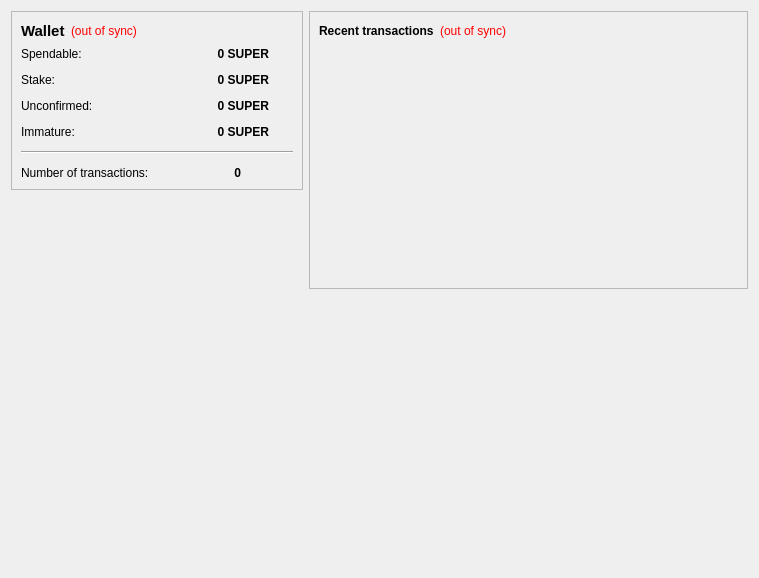
<?xml version="1.0" encoding="UTF-8"?>
<ui version="4.0">
 <class>OverviewPage</class>
 <widget class="QWidget" name="OverviewPage">
  <property name="geometry">
   <rect>
    <x>0</x>
    <y>0</y>
    <width>759</width>
    <height>578</height>
   </rect>
  </property>
  <property name="windowTitle">
   <string>Form</string>
  </property>
  <layout class="QGridLayout" name="gridLayout" columnstretch="4,6">
   <item row="0" column="0">
    <widget class="QFrame" name="frame">
     <property name="frameShape">
      <enum>QFrame::StyledPanel</enum>
     </property>
     <property name="frameShadow">
      <enum>QFrame::Raised</enum>
     </property>
     <layout class="QVBoxLayout" name="verticalLayout_4">
      <item>
       <layout class="QHBoxLayout" name="horizontalLayout_4">
        <item>
         <widget class="QLabel" name="label_5">
          <property name="font">
           <font>
            <pointsize>11</pointsize>
            <weight>75</weight>
            <bold>true</bold>
           </font>
          </property>
          <property name="text">
           <string>Wallet</string>
          </property>
         </widget>
        </item>
        <item>
         <widget class="QLabel" name="labelWalletStatus">
          <property name="toolTip">
           <string>The displayed information may be out of date. Your wallet automatically synchronizes with the DZI network after a connection is established, but this process has not completed yet.</string>
          </property>
          <property name="styleSheet">
           <string notr="true">QLabel { color: red; }</string>
          </property>
          <property name="text">
           <string notr="true">(out of sync)</string>
          </property>
          <property name="alignment">
           <set>Qt::AlignLeading|Qt::AlignLeft|Qt::AlignVCenter</set>
          </property>
         </widget>
        </item>
        <item>
         <spacer name="horizontalSpacer_2">
          <property name="orientation">
           <enum>Qt::Horizontal</enum>
          </property>
          <property name="sizeHint" stdset="0">
           <size>
            <width>40</width>
            <height>20</height>
           </size>
          </property>
         </spacer>
        </item>
       </layout>
      </item>
      <item>
       <layout class="QGridLayout" name="gridLayout_2" columnstretch="0,0">
        <property name="spacing">
         <number>12</number>
        </property>
        <item row="0" column="0">
         <widget class="QLabel" name="label">
          <property name="text">
           <string>Spendable:</string>
          </property>
         </widget>
        </item>
        <item row="0" column="1">
         <widget class="QLabel" name="labelBalance">
          <property name="font">
           <font>
            <weight>75</weight>
            <bold>true</bold>
           </font>
          </property>
          <property name="cursor">
           <cursorShape>IBeamCursor</cursorShape>
          </property>
          <property name="toolTip">
           <string>Your current spendable balance</string>
          </property>
          <property name="text">
           <string notr="true">0 SUPER</string>
          </property>
          <property name="alignment">
           <set>Qt::AlignRight|Qt::AlignTrailing|Qt::AlignVCenter</set>
          </property>
          <property name="indent">
           <number>24</number>
          </property>
          <property name="textInteractionFlags">
           <set>Qt::LinksAccessibleByMouse|Qt::TextSelectableByKeyboard|Qt::TextSelectableByMouse</set>
          </property>
         </widget>
        </item>
        <item row="1" column="0">
         <widget class="QLabel" name="label_6">
          <property name="text">
           <string>Stake:</string>
          </property>
         </widget>
        </item>
        <item row="1" column="1">
         <widget class="QLabel" name="labelStake">
          <property name="font">
           <font>
            <weight>75</weight>
            <bold>true</bold>
           </font>
          </property>
          <property name="cursor">
           <cursorShape>IBeamCursor</cursorShape>
          </property>
          <property name="toolTip">
           <string>Total of coins that was staked, and do not yet count toward the current balance</string>
          </property>
          <property name="text">
           <string notr="true">0 SUPER</string>
          </property>
          <property name="alignment">
           <set>Qt::AlignRight|Qt::AlignTrailing|Qt::AlignVCenter</set>
          </property>
          <property name="indent">
           <number>24</number>
          </property>
          <property name="textInteractionFlags">
           <set>Qt::LinksAccessibleByMouse|Qt::TextSelectableByKeyboard|Qt::TextSelectableByMouse</set>
          </property>
         </widget>
        </item>
        <item row="2" column="0">
         <widget class="QLabel" name="label_3">
          <property name="text">
           <string>Unconfirmed:</string>
          </property>
         </widget>
        </item>
        <item row="2" column="1">
         <widget class="QLabel" name="labelUnconfirmed">
          <property name="font">
           <font>
            <weight>75</weight>
            <bold>true</bold>
           </font>
          </property>
          <property name="cursor">
           <cursorShape>IBeamCursor</cursorShape>
          </property>
          <property name="toolTip">
           <string>Total of transactions that have yet to be confirmed, and do not yet count toward the current balance</string>
          </property>
          <property name="text">
           <string notr="true">0 SUPER</string>
          </property>
          <property name="alignment">
           <set>Qt::AlignRight|Qt::AlignTrailing|Qt::AlignVCenter</set>
          </property>
          <property name="indent">
           <number>24</number>
          </property>
          <property name="textInteractionFlags">
           <set>Qt::LinksAccessibleByMouse|Qt::TextSelectableByKeyboard|Qt::TextSelectableByMouse</set>
          </property>
         </widget>
        </item>
        <item row="3" column="0">
         <widget class="QLabel" name="labelImmatureText">
          <property name="text">
           <string>Immature:</string>
          </property>
         </widget>
        </item>
        <item row="3" column="1">
         <widget class="QLabel" name="labelImmature">
          <property name="font">
           <font>
            <weight>75</weight>
            <bold>true</bold>
           </font>
          </property>
          <property name="toolTip">
           <string>Mined balance that has not yet matured</string>
          </property>
          <property name="text">
           <string notr="true">0 SUPER</string>
          </property>
          <property name="alignment">
           <set>Qt::AlignRight|Qt::AlignTrailing|Qt::AlignVCenter</set>
          </property>
          <property name="indent">
           <number>24</number>
          </property>
          <property name="textInteractionFlags">
           <set>Qt::LinksAccessibleByMouse|Qt::TextSelectableByKeyboard|Qt::TextSelectableByMouse</set>
          </property>
         </widget>
        </item>
        <item row="4" column="0" colspan="2">
         <widget class="Line" name="line">
          <property name="orientation">
           <enum>Qt::Horizontal</enum>
          </property>
         </widget>
        </item>
        <item row="5" column="0">
         <widget class="QLabel" name="label_2">
          <property name="text">
           <string>Number of transactions:</string>
          </property>
         </widget>
        </item>
        <item row="5" column="1">
         <widget class="QLabel" name="labelNumTransactions">
          <property name="font">
           <font>
            <weight>75</weight>
            <bold>true</bold>
           </font>
          </property>
          <property name="cursor">
           <cursorShape>IBeamCursor</cursorShape>
          </property>
          <property name="toolTip">
           <string>Total number of transactions in wallet</string>
          </property>
          <property name="text">
           <string notr="true">0</string>
          </property>
          <property name="alignment">
           <set>Qt::AlignRight|Qt::AlignTrailing|Qt::AlignVCenter</set>
          </property>
          <property name="indent">
           <number>52</number>
          </property>
          <property name="textInteractionFlags">
           <set>Qt::LinksAccessibleByMouse|Qt::TextSelectableByKeyboard|Qt::TextSelectableByMouse</set>
          </property>
         </widget>
        </item>
       </layout>
      </item>
     </layout>
    </widget>
   </item>
   <item row="0" column="1" rowspan="2">
    <layout class="QVBoxLayout" name="verticalLayout_3">
     <item>
      <widget class="QFrame" name="frame_2">
       <property name="frameShape">
        <enum>QFrame::StyledPanel</enum>
       </property>
       <property name="frameShadow">
        <enum>QFrame::Raised</enum>
       </property>
       <layout class="QVBoxLayout" name="verticalLayout">
        <item>
         <layout class="QHBoxLayout" name="horizontalLayout_2">
          <item>
           <widget class="QLabel" name="label_4">
            <property name="text">
             <string>&lt;b&gt;Recent transactions&lt;/b&gt;</string>
            </property>
           </widget>
          </item>
          <item>
           <widget class="QLabel" name="labelTransactionsStatus">
            <property name="toolTip">
             <string>The displayed information may be out of date. Your wallet automatically synchronizes with the DZI network after a connection is established, but this process has not completed yet.</string>
            </property>
            <property name="styleSheet">
             <string notr="true">QLabel { color: red; }</string>
            </property>
            <property name="text">
             <string notr="true">(out of sync)</string>
            </property>
            <property name="alignment">
             <set>Qt::AlignRight|Qt::AlignTrailing|Qt::AlignVCenter</set>
            </property>
           </widget>
          </item>
          <item>
           <spacer name="horizontalSpacer">
            <property name="orientation">
             <enum>Qt::Horizontal</enum>
            </property>
            <property name="sizeHint" stdset="0">
             <size>
              <width>40</width>
              <height>20</height>
             </size>
            </property>
           </spacer>
          </item>
         </layout>
        </item>
        <item>
         <widget class="QListView" name="listTransactions">
          <property name="styleSheet">
           <string notr="true">QListView { background: transparent; }</string>
          </property>
          <property name="frameShape">
           <enum>QFrame::NoFrame</enum>
          </property>
          <property name="verticalScrollBarPolicy">
           <enum>Qt::ScrollBarAlwaysOff</enum>
          </property>
          <property name="horizontalScrollBarPolicy">
           <enum>Qt::ScrollBarAlwaysOff</enum>
          </property>
          <property name="selectionMode">
           <enum>QAbstractItemView::NoSelection</enum>
          </property>
         </widget>
        </item>
       </layout>
      </widget>
     </item>
     <item>
      <spacer name="verticalSpacer_2">
       <property name="orientation">
        <enum>Qt::Vertical</enum>
       </property>
       <property name="sizeHint" stdset="0">
        <size>
         <width>20</width>
         <height>40</height>
        </size>
       </property>
      </spacer>
     </item>
    </layout>
   </item>
   <item row="1" column="0">
    <spacer name="verticalSpacer">
     <property name="orientation">
      <enum>Qt::Vertical</enum>
     </property>
     <property name="sizeHint" stdset="0">
      <size>
       <width>291</width>
       <height>368</height>
      </size>
     </property>
    </spacer>
   </item>
  </layout>
 </widget>
 <resources/>
 <connections/>
</ui>
